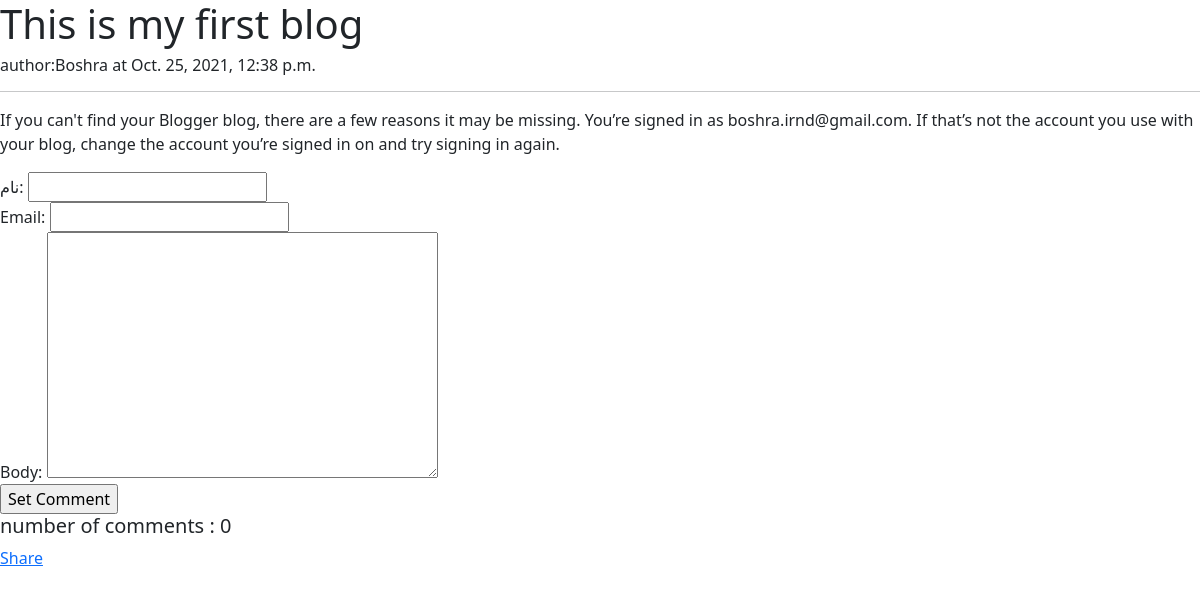
The app's page /blog/2021/10/25/first-blog/, older data.
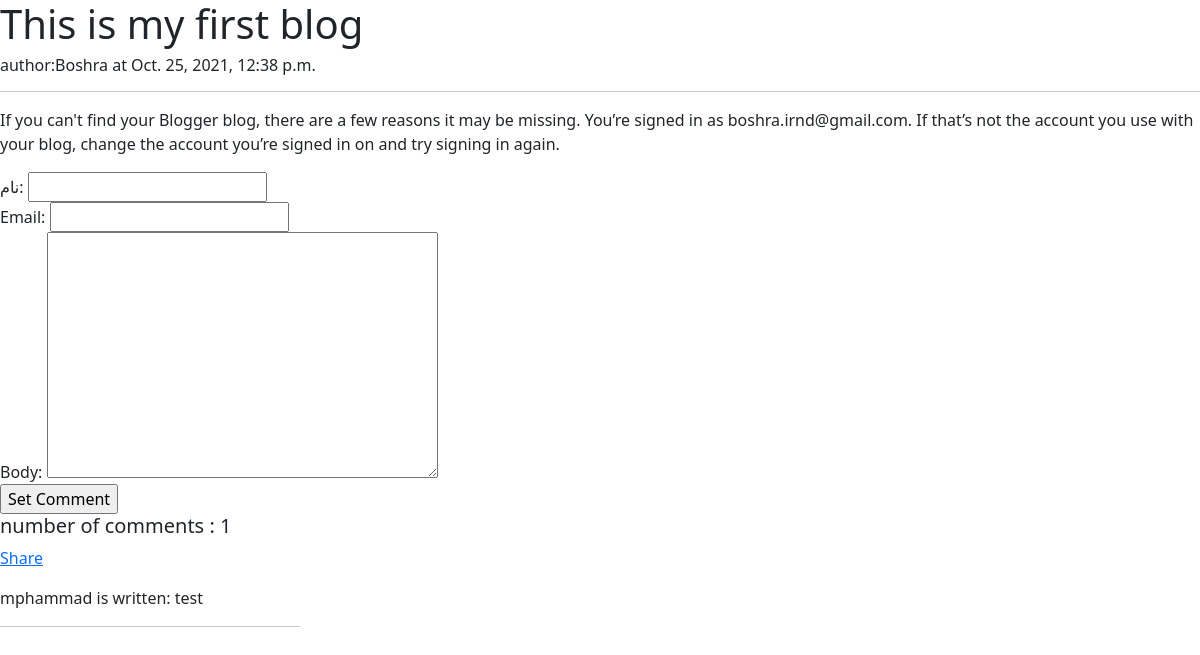
The same page, newer data.
### blog/models.py (models this page shows, shortened)
class Comment(models.Model):
    post = models.ForeignKey(Post,on_delete=CASCADE,related_name="comments")
    name = models.CharField(_("نام"), max_length=50)
    email = models.EmailField(max_length=254)
    body = models.TextField()
    created = models.DateTimeField(auto_now_add=True)
    updated = models.DateTimeField(auto_now=True)
    active = models.BooleanField(default=True)
    class Meta:
        ordering = ('created',)

### blog/views.py (the view)
# urls.py: path("<int:year>/<int:month>/<int:day>/<slug:post>/",views.post_detail,name="post_detail"),
def post_detail(request,year,month,day,post):
    post = get_object_or_404(Post,slug=post,status="published",publish__year=year,publish__month=month,publish__day=day)
    comments = post.comments.filter(active=True)
    if request.method == 'POST':
        comment_form = CommentForm(data=request.POST)
        if comment_form.is_valid():
            new_comment = comment_form.save(commit=False)
            new_comment.post = post
            new_comment.save()
            return HttpResponseRedirect(request.path_info)
    else:
        comment_form = CommentForm()
    context = {'post':post,'form':comment_form ,'comments':comments}
    return render(request,'blog/post/detail.html',context)

### blog/forms.py
class CommentForm(forms.ModelForm):
    class Meta:
        model = Comment
        fields = ('name','email','body')

### templates/blog/post/detail.html (shortened to what this page needs)
{% extends 'blog/base.html'%}
{% block content %}
<h1>{{post.title}}</h1>
<h6>author:{{post.author}} at {{post.created}}</h6>
<hr>
<p>{{post.body}}</p>
<div class="mb-3 col-6">
    <form method="POST">
    {% for field in form %}
        {{field.label_tag}}
        {{field}}
        <br>
    {% endfor %}
    <input type="submit" value="Set Comment">
    </form>
    {% with comments.count as total_comments %}
    <h5>number of comments : {{total_comments}}</h5>
{% endwith %}
    <p>
        <a href="{% url 'blog:post_share' post.id %}">Share</a>
    </p>
    <div class=col-6>
        {% for cm in comments %}
            {{cm.name}} is written: {{cm.body}}
            <hr>
            <br/>
        {% endfor %}
    </div>
{% endblock content %}

Row changes from the older to the newer data that the page shows:
added Comment: name "mphammad", body "test"
Text that changed along with them:
{{ total_comments }}: "0" → "1"
